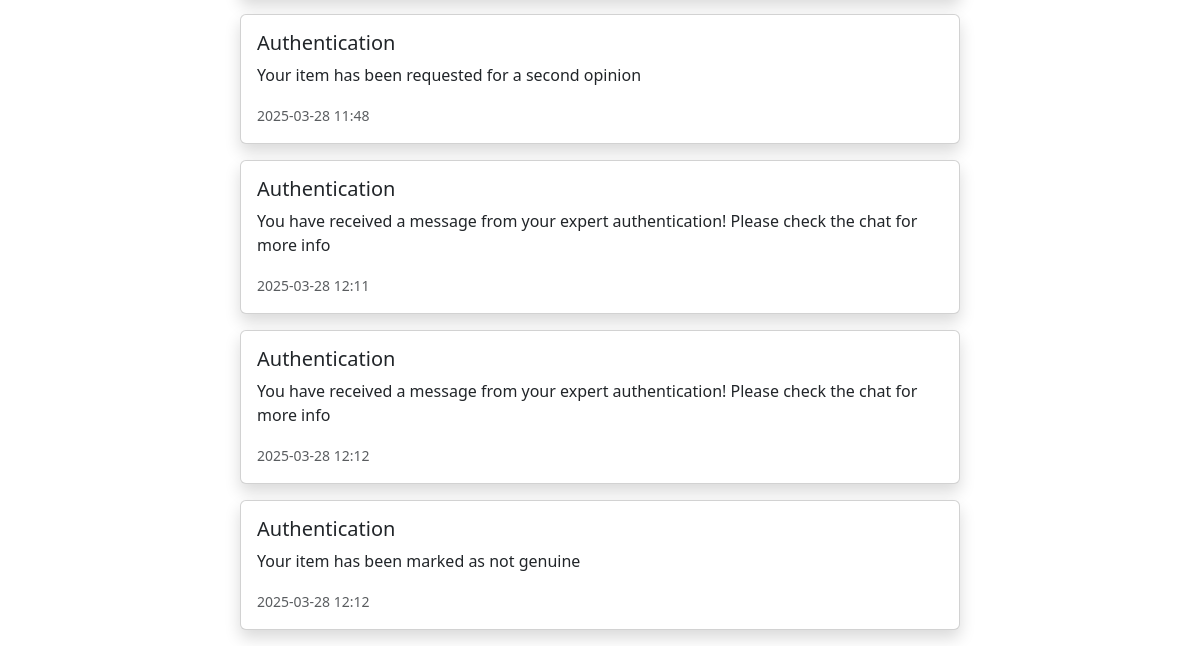
The page /notifications (signed in, lower part) on the database as committed earlier.
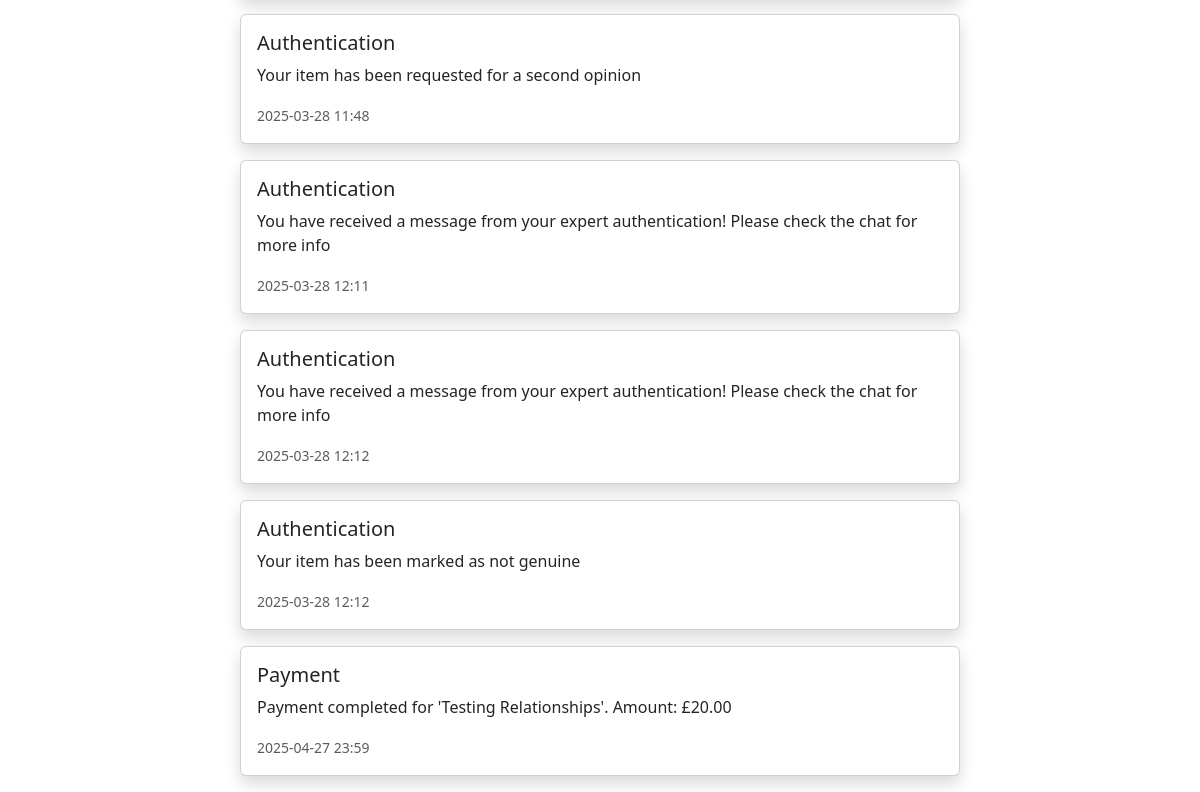
The same page on the database as committed later.
### app/models.py (models this page shows, shortened)
class Notification(db.Model):
    __tablename__ = 'notifications'
    id = db.Column(db.Integer, primary_key=True)
    user_id = db.Column(db.Integer, db.ForeignKey('users.id'), nullable=False)
    item_id = db.Column(db.Integer, db.ForeignKey('items.id'))
    type = db.Column(db.String(50), nullable=False)  # outbid, won, ended, authentication
    message = db.Column(db.Text, nullable=False)
    is_read = db.Column(db.Boolean, default=False)
    created_at = db.Column(db.DateTime, default=datetime.utcnow)
    user = db.relationship('User', back_populates='notifications', overlaps="notification,self")
    item = db.relationship('Item', back_populates='notifications', overlaps="notifications")

### app/views.py (the view)
@views.route('/notifications', methods=['GET'])
@login_required
def notifications():
    if is_expert_user(current_user):
        return redirect(url_for('views.expert'))
    if is_manager_user(current_user):
        return redirect(url_for('views.manager'))
    notifications = Notification.query.filter(Notification.user_id==current_user.id).all()
    return render_template('notifications.html', notifications=notifications)

### app/__init__.py (called while the page is built)
def create_app():
    import os
    app = Flask(__name__,)
    env = os.getenv('FLASK_ENV', 'development')
    app.config.from_object(config_dict.get(env, 'development'))
    mail.init_app(app)
    Bootstrap(app)
    csrf = CSRFProtect(app)
    db.init_app(app)
    Migrate(app, db)
    login_manager = LoginManager(app)
    login_manager.init_app(app)
    @login_manager.user_loader
    def load_user(user_id):
        return models.User.query.get(int(user_id))
    from app import models
    from app.views import views  # Import blueprint
    app.register_blueprint(views, url_prefix='/')
    thread = threading.Thread(target=check_auctions, args=(app,), daemon=True)
    thread.start()
    return app

### app/models.py (called while the page is built)
    def is_expert(self):
        return self.priority == UserPriority.EXPERT.value

    def is_manager(self):
        return self.priority == UserPriority.MANAGER.value

### app/views.py (called while the page is built)
def is_expert_user(user):
    return hasattr(user, 'is_expert') and user.is_expert()

def is_manager_user(user):
    return hasattr(user, 'is_manager') and user.is_manager()

### app/templates/notifications.html (shortened to what this page needs)
{% extends "base.html" %}
{% block content %}
<div class="container mt-5">
    {% if notifications | length > 0 %}
    {% for notification in notifications %}
    <div class="row">
        <div class="col-md-8 offset-md-2">
            <div class="card mb-3 shadow">
                <div class="card-body">
                    <h5 class="card-title">{{ notification.type|capitalize }}</h5>
                    <p class="card-text">{{ notification.message }}</p>
                    <small class="text-muted">{{ notification.created_at.strftime('%Y-%m-%d %H:%M') }}</small>
                </div>
            </div>
        </div>
    </div>
    {% endfor %}
    {% else %}
    <p class="text-danger"><strong>No new notifications yet.</strong></p>
    {% endif %}
</div >
{% endblock %}

Rows that differ between the two databases and show on the page:
added Notification: type "Payment", message "Payment completed for 'Testing Relationships'. Amount: £20.00", created_at "2025-04-27 23:59"
